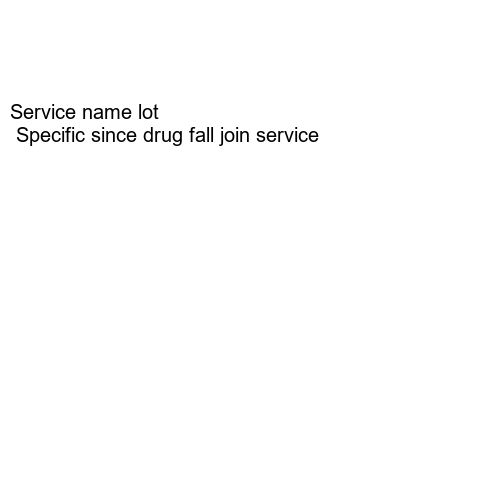
#> input picture files/amount-discussion.png, 500 x 500 px, found by its file name; its folder holds only this picture in this run
$ python crawler-nazish.py
#> lines starting #> are read from the running program, lines starting #| are printed output that depends on the picture; after the words box and inside, x2 and y2 are one past the last pixel; in counts of white or black regions, pixels touching at a corner belong together
"""
This is a simple crawler that you can use as a boilerplate for your own
implementation. The crawler labels `.txt` files that contain the word
"hello" as "true", `.txt` files without "hello" as "false" and every other
item as "review". Try to modify this simple implementation so that it finds
some sensitive data and then expand your crawler from there.

You can change the code however you want, just make sure that following
things are satisfied:

- Grab the files from the directory "../files" relative to this script
- If you use Python packages, add a "requirements.txt" to your submission
- If you need to download larger files, e.g. NLP models, don't add them to
  the `app` folder. Instead, download them when the Docker image is build by
  changing the Docker file.
- Save your labels as a pickled dictionary in the `../results` directory.
  Use the filename as the key and the label as the value for each file.
- Your code cannot the internet during evaluation. Design accordingly.
"""

import os
from pathlib import Path
import pickle
### Use the magic library for classifying files by their signatures
#import magic


def save_dict_as_pickle(labels, filename):
    with open(filename, "w+b") as handle:
        pickle.dump(labels, handle, protocol=pickle.HIGHEST_PROTOCOL)
    handle.close()

    # [6 lines of commented-out code are left out]

def im2text(im):
    from PIL import Image, ImageEnhance, ImageFilter
    import pytesseract

    im = Image.open(im)
#> im is the input picture: PIL image 500x500 RGB; min 0, max 255, mean 253
    im = im.filter(ImageFilter.MedianFilter())
    enhancer = ImageEnhance.Contrast(im)
    im = enhancer.enhance(2)
    im = im.convert('1')
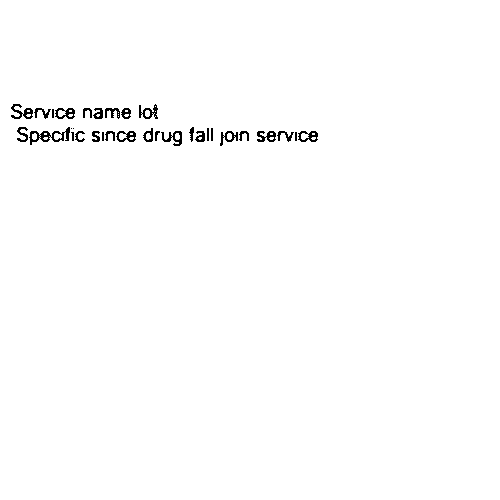
#> im: PIL image 500x500 1; 99.1% white; black in thin lines or dots, all inside (x1, y1, x2, y2) = (11, 104, 318, 146)
    im.save("temp.jpg")
#> (the run stopped early here; a loop or call above may not have finished)
